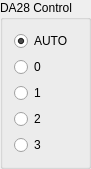
   <widget class="QGroupBox" name="da28_control">
    <property name="geometry">
     <rect>
      <x>20</x>
      <y>80</y>
      <width>91</width>
      <height>111</height>
     </rect>
    </property>
    <property name="title">
     <string>DA28 Control</string>
    </property>
    <layout class="QVBoxLayout" name="verticalLayout_29">
     <item>
      <widget class="QRadioButton" name="da28_control_value_auto">
       <property name="enabled">
        <bool>true</bool>
       </property>
       <property name="toolTip">
        <string>&lt;html&gt;&lt;head/&gt;&lt;body&gt;&lt;p&gt;&lt;br/&gt;&lt;/p&gt;&lt;/body&gt;&lt;/html&gt;</string>
       </property>
       <property name="statusTip">
        <string notr="true"/>
       </property>
       <property name="text">
        <string>AUTO</string>
       </property>
       <property name="checked">
        <bool>true</bool>
       </property>
      </widget>
     </item>
     <item>
      <widget class="QRadioButton" name="da28_control_value_0">
       <property name="text">
        <string>0</string>
       </property>
      </widget>
     </item>
     <item>
      <widget class="QRadioButton" name="da28_control_value_1">
       <property name="text">
        <string>1</string>
       </property>
      </widget>
     </item>
     <item>
      <widget class="QRadioButton" name="da28_control_value_2">
       <property name="text">
        <string>2</string>
       </property>
      </widget>
     </item>
     <item>
      <widget class="QRadioButton" name="da28_control_value_3">
       <property name="text">
        <string>3</string>
       </property>
      </widget>
     </item>
    </layout>
   </widget>
